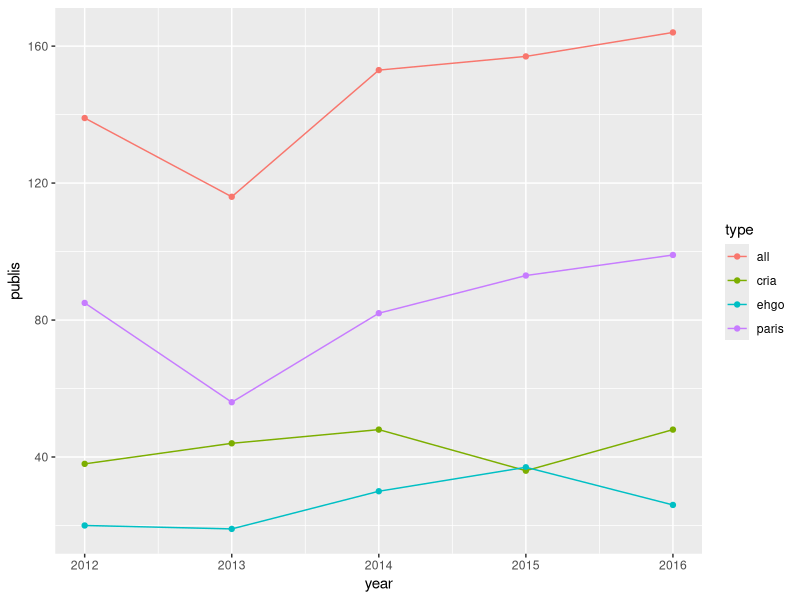
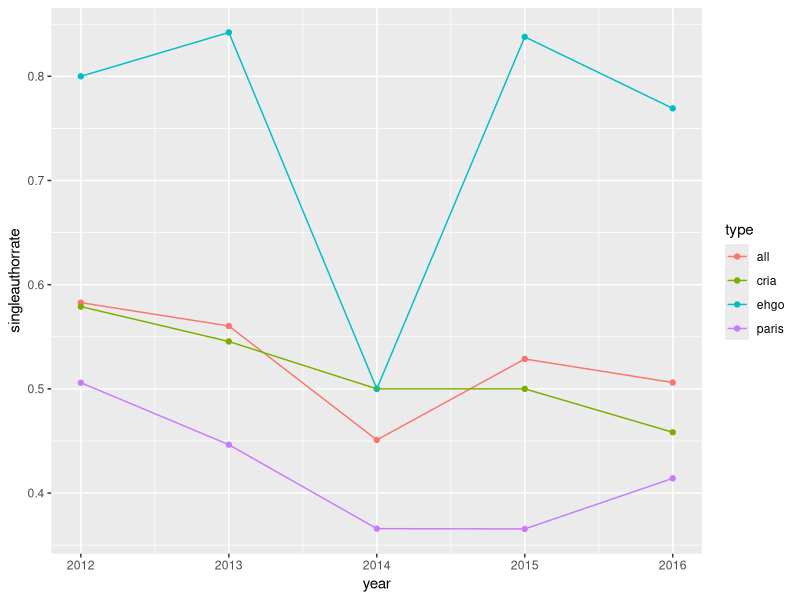
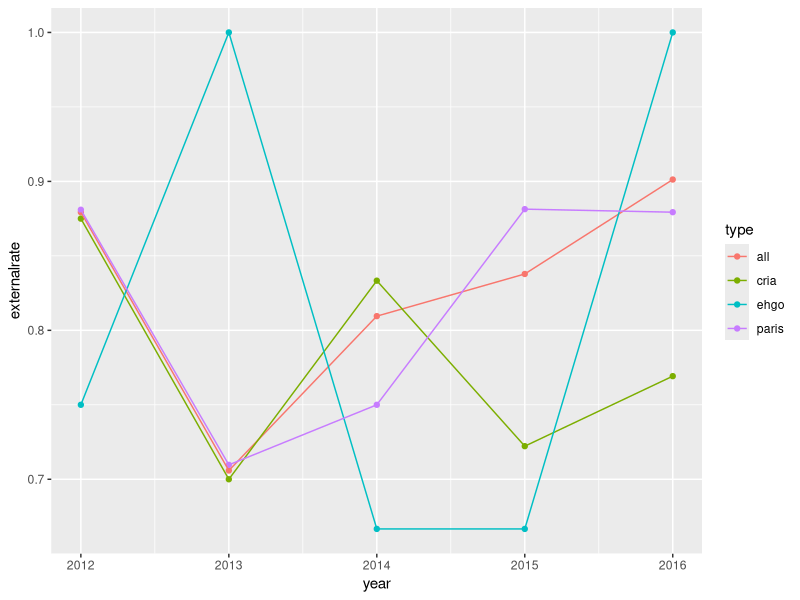
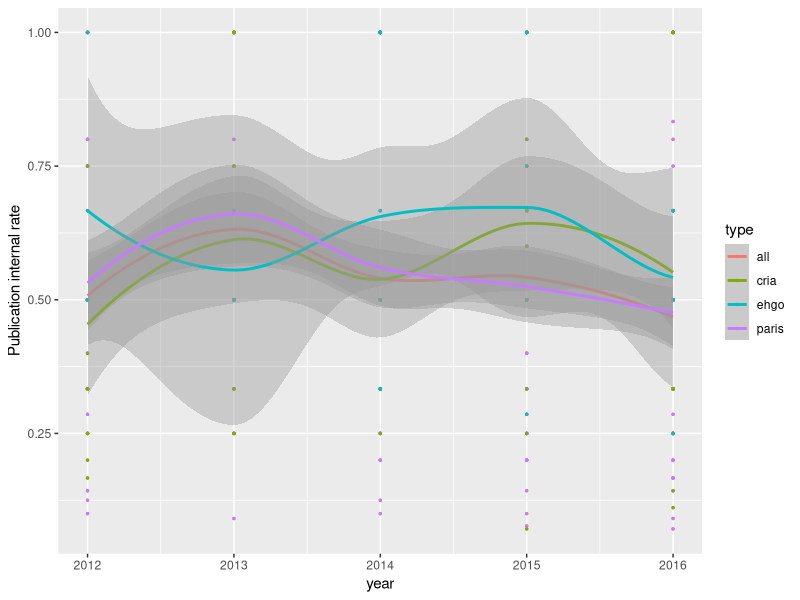
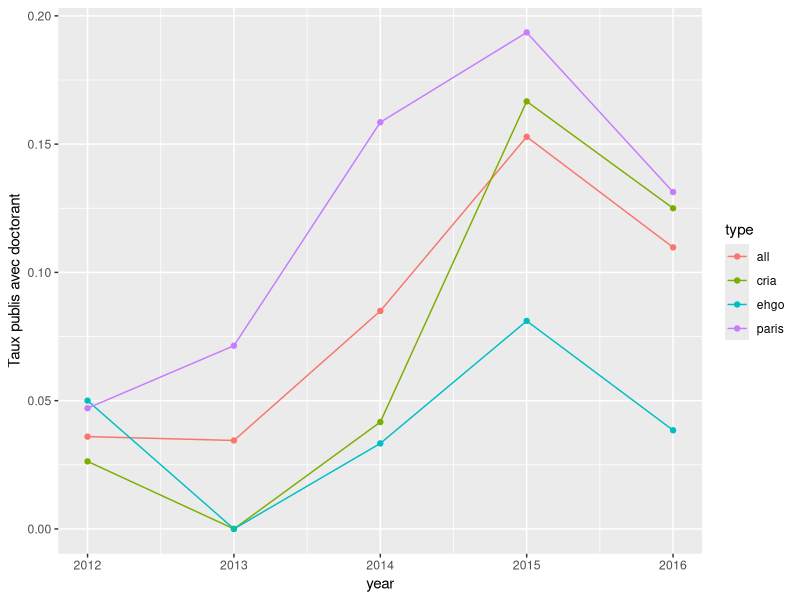
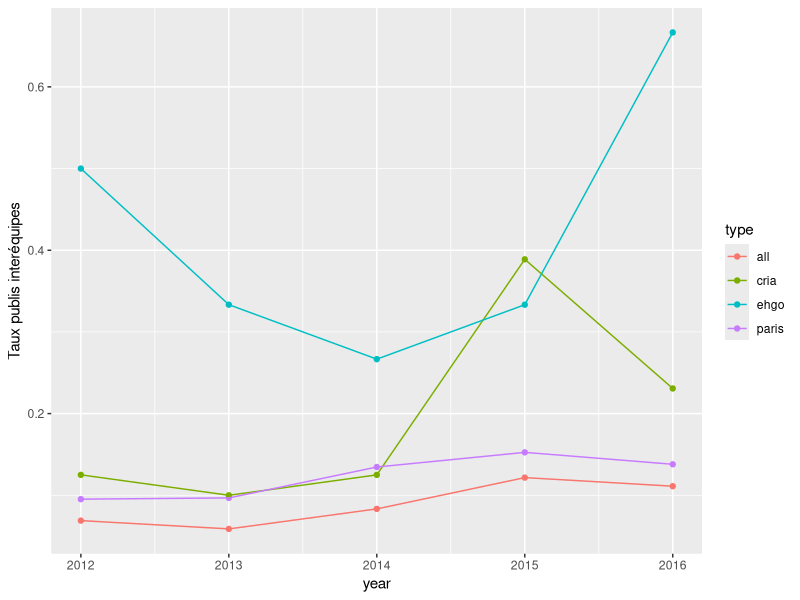
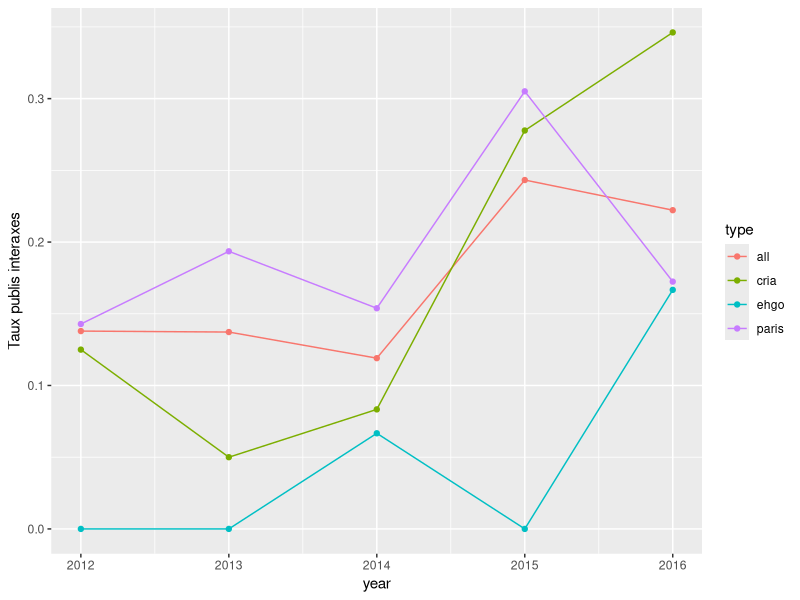

Write the R code that produced these figures, in order.

# simplified analysis

# load data


library(dplyr)
library(ggplot2)

setwd(paste0(Sys.getenv('CS_HOME'),'/Misc/AnalyseGeocites/Models'))


# authors
authors <- as.tbl(read.csv('data/authors_desamb.csv',sep=";",stringsAsFactors = FALSE))
# publications
publis <- as.tbl(read.csv('data/publications.csv',sep=";",stringsAsFactors = FALSE))
# authorship
authorship <- as.tbl(read.csv('data/authorship.csv',sep=";",stringsAsFactors = FALSE))
authorship = authorship[sapply(authorship$AuteurDesamb,nchar)>0,]

publitypes = c("article_revue","article","ouvrage","chapitre","proceedings","actes_congres_national")
years = 2012:2016

publis = publis[publis$typepubli%in%publitypes,]

# nbr publis
nrow(publis)

team_authorship = left_join(authorship,authors,by=c('AuteurDesamb'='NOM'))
team_authorship$EQUIPE[is.na(team_authorship$EQUIPE)]="EXT"
team_authorship = team_authorship[team_authorship$id_article%in%publis$id&team_authorship$EQUIPE!=""&team_authorship$id_article!=6522,] # 6522 : side effect of removing desjardins ; only one with one ext left alone.
# multi team ?
#duplicated(team_authorship[,1:2])
byteam = team_authorship%>%group_by(id_article)%>%
  summarise(paris=as.numeric(sum(as.numeric("P.A.R.I.S"%in%EQUIPE))>0),
            cria=as.numeric(sum(as.numeric("C.R.I.A"%in%EQUIPE))>0),
            ehgo=as.numeric(sum(as.numeric("E.H.GO"%in%EQUIPE))>0),
            internonly=as.numeric(prod(as.numeric(AuteurDesamb%in%authors$NOM))==1),
            nbauthorsintern = sum(as.numeric(AuteurDesamb%in%authors$NOM)),
            nbauthors = n(),
            nbequipes = length(unique(EQUIPE[EQUIPE!="EXT"])), # ! remove NAs !
            withDoctorant = as.numeric(1%in%STATUT)
            )

# add nb axes
nbaxes = sapply(publis$axe, function(s){length(strsplit(s,split=',')[[1]])})
publis$nbaxes=nbaxes
byteam=left_join(byteam,publis[,c(1,4,9)],by=c('id_article'='id'))


# count by teams
nrow(byteam)
sum(byteam$paris)
sum(byteam$cria)
sum(byteam$ehgo)

# same by year
counts = c();cyears=c();types=c()
for(year in years){
  counts=append(counts,length(which(byteam$year==year)));types=append(types,'all');cyears=append(cyears,year)
  counts=append(counts,length(which(byteam$year==year&byteam$paris>0)));types=append(types,'paris');cyears=append(cyears,year)
  counts=append(counts,length(which(byteam$year==year&byteam$cria>0)));types=append(types,'cria');cyears=append(cyears,year)
  counts=append(counts,length(which(byteam$year==year&byteam$ehgo>0)));types=append(types,'ehgo');cyears=append(cyears,year)
}
ggplot(data.frame(publis=counts,year=cyears,type=types),aes(x=year,y=publis,col=type,group=type))+geom_point()+geom_line()



# number of authors
#team_authorship %>% group_by(id_article)%>%summarise(nbauthors = n())
length(which(byteam$nbauthors==1))/nrow(byteam)
length(which(byteam$nbauthors==1&byteam$paris>0))/sum(byteam$paris)
length(which(byteam$nbauthors==1&byteam$cria>0))/sum(byteam$cria)
length(which(byteam$nbauthors==1&byteam$ehgo>0))/sum(byteam$ehgo)

# same by year
counts = c();cyears=c();types=c()
for(year in years){
  counts=append(counts,length(which(byteam$nbauthors==1&byteam$year==year))/length(which(byteam$year==year)));types=append(types,'all');cyears=append(cyears,year)
  counts=append(counts,length(which(byteam$nbauthors==1&byteam$paris>0&byteam$year==year))/sum(byteam$paris[byteam$year==year]));types=append(types,'paris');cyears=append(cyears,year)
  counts=append(counts,length(which(byteam$nbauthors==1&byteam$cria>0&byteam$year==year))/sum(byteam$cria[byteam$year==year]));types=append(types,'cria');cyears=append(cyears,year)
  counts=append(counts,length(which(byteam$nbauthors==1&byteam$ehgo>0&byteam$year==year))/sum(byteam$ehgo[byteam$year==year]));types=append(types,'ehgo');cyears=append(cyears,year)
}
ggplot(data.frame(singleauthorrate=counts,year=cyears,type=types),aes(x=year,y=singleauthorrate,col=type,group=type))+geom_point()+geom_line()




# intern - extern
#authorship$AuteurDesamb%in%authors$NOM
length(which(byteam$internonly!=1))/length(which(byteam$nbauthors>1))
length(which(byteam$internonly!=1&byteam$paris>0))/length(which(byteam$nbauthors>1&byteam$paris>0))
length(which(byteam$internonly!=1&byteam$cria>0))/length(which(byteam$nbauthors>1&byteam$cria>0))
length(which(byteam$internonly!=1&byteam$ehgo>0))/length(which(byteam$nbauthors>1&byteam$ehgo>0))


counts = c();cyears=c();types=c()
for(year in years){
  counts=append(counts,length(which(byteam$internonly!=1&byteam$year==year))/length(which(byteam$nbauthors>1&byteam$year==year)));types=append(types,'all');cyears=append(cyears,year)
  counts=append(counts,length(which(byteam$internonly!=1&byteam$paris>0&byteam$year==year))/length(which(byteam$nbauthors>1&byteam$paris>0&byteam$year==year))
);types=append(types,'paris');cyears=append(cyears,year)
  counts=append(counts,length(which(byteam$internonly!=1&byteam$cria>0&byteam$year==year))/length(which(byteam$nbauthors>1&byteam$cria>0&byteam$year==year))
);types=append(types,'cria');cyears=append(cyears,year)
  counts=append(counts,length(which(byteam$internonly!=1&byteam$ehgo>0&byteam$year==year))/length(which(byteam$nbauthors>1&byteam$ehgo>0&byteam$year==year))
);types=append(types,'ehgo');cyears=append(cyears,year)
}
ggplot(data.frame(externalrate=counts,year=cyears,type=types),aes(x=year,y=externalrate,col=type,group=type))+geom_point()+geom_line()
# NOTE : for ehgo in 2013, 3 publis only with nbauthors > 1


# rate intern / nbauthors

rateall = byteam$nbauthorsintern[byteam$nbauthors>1]/byteam$nbauthors[byteam$nbauthors>1]
mean(rateall)
sd(rateall)

rateparis = byteam$nbauthorsintern[byteam$nbauthors>1&byteam$paris>0]/byteam$nbauthors[byteam$nbauthors>1&byteam$paris>0]
mean(rateparis)
sd(rateparis)

ratecria = byteam$nbauthorsintern[byteam$nbauthors>1&byteam$cria>0]/byteam$nbauthors[byteam$nbauthors>1&byteam$cria>0]
mean(ratecria)
sd(ratecria)

ratehgo = byteam$nbauthorsintern[byteam$nbauthors>1&byteam$ehgo>0]/byteam$nbauthors[byteam$nbauthors>1&byteam$ehgo>0]
mean(ratehgo)
sd(ratehgo)



rates = c();cyears=c();types=c()
for(year in years){
  allrows=byteam$nbauthors>1&byteam$year==year
  rates=append(rates,byteam$nbauthorsintern[allrows]/byteam$nbauthors[allrows]);types=append(types,rep('all',length(which(allrows))));cyears=append(cyears,rep(year,length(which(allrows))))
  parisrows=byteam$nbauthors>1&byteam$year==year&byteam$paris>0
  rates=append(rates,byteam$nbauthorsintern[parisrows]/byteam$nbauthors[parisrows]);types=append(types,rep('paris',length(which(parisrows))));cyears=append(cyears,rep(year,length(which(parisrows))))
  criarows=byteam$nbauthors>1&byteam$year==year&byteam$cria>0
  rates=append(rates,byteam$nbauthorsintern[criarows]/byteam$nbauthors[criarows]);types=append(types,rep('cria',length(which(criarows))));cyears=append(cyears,rep(year,length(which(criarows))))
  ehgorows=byteam$nbauthors>1&byteam$year==year&byteam$ehgo>0
  rates=append(rates,byteam$nbauthorsintern[ehgorows]/byteam$nbauthors[ehgorows]);types=append(types,rep('ehgo',length(which(ehgorows))));cyears=append(cyears,rep(year,length(which(ehgorows))))
}
ggplot(data.frame(publiinternrate=rates,year=cyears,type=types),aes(x=year,y=publiinternrate,color=type))+geom_point(size=0.5)+stat_smooth()+ylab("Publication internal rate")



####
# proportion avec doctorants

length(which(byteam$withDoctorant==1))/nrow(byteam)
length(which(byteam$withDoctorant==1&byteam$paris>0))/sum(byteam$paris)
length(which(byteam$withDoctorant==1&byteam$cria>0))/sum(byteam$cria)
length(which(byteam$withDoctorant==1&byteam$ehgo>0))/sum(byteam$ehgo)

# doctorants seuls
length(which(byteam$withDoctorant==1&byteam$nbauthors==1))/nrow(byteam)
length(which(byteam$withDoctorant==1&byteam$paris>0&byteam$nbauthors==1))/sum(byteam$paris)
length(which(byteam$withDoctorant==1&byteam$cria>0&byteam$nbauthors==1))/sum(byteam$cria)
length(which(byteam$withDoctorant==1&byteam$ehgo>0&byteam$nbauthors==1))/sum(byteam$ehgo)


counts= c();cyears=c();types=c()
for(year in years){
  counts=append(counts,length(which(byteam$withDoctorant==1&byteam$year==year))/length(which(byteam$year==year)));types=append(types,'all');cyears=append(cyears,year)
  counts=append(counts,length(which(byteam$withDoctorant==1&byteam$paris>0&byteam$year==year))/sum(byteam$paris[byteam$year==year]));types=append(types,'paris');cyears=append(cyears,year)
  counts=append(counts,length(which(byteam$withDoctorant==1&byteam$cria>0&byteam$year==year))/sum(byteam$cria[byteam$year==year]));types=append(types,'cria');cyears=append(cyears,year)
  counts=append(counts,length(which(byteam$withDoctorant==1&byteam$ehgo>0&byteam$year==year))/sum(byteam$ehgo[byteam$year==year]));types=append(types,'ehgo');cyears=append(cyears,year)
}
ggplot(data.frame(withdoctorantrate=counts,year=cyears,type=types),aes(x=year,y=withdoctorantrate,col=type,group=type))+geom_point()+geom_line()+ylab("Taux publis avec doctorant")

# effectif de doctorants par equipes
length(which(authors$STATUT==1))
length(which(authors$STATUT==1))/length(which(authors$MEMBRE==1))

length(which(authors$STATUT==1&authors$EQUIPE=="P.A.R.I.S"))
length(which(authors$STATUT==1&authors$EQUIPE=="P.A.R.I.S"))/length(which(authors$MEMBRE==1&authors$EQUIPE=="P.A.R.I.S"))
length(which(authors$STATUT==1&authors$EQUIPE=="C.R.I.A"))
length(which(authors$STATUT==1&authors$EQUIPE=="C.R.I.A"))/length(which(authors$MEMBRE==1&authors$EQUIPE=="C.R.I.A"))
length(which(authors$STATUT==1&authors$EQUIPE=="E.H.GO"))
length(which(authors$STATUT==1&authors$EQUIPE=="E.H.GO"))/length(which(authors$MEMBRE==1&authors$EQUIPE=="E.H.GO"))



####

# prop interequipes
length(which(byteam$nbequipes>1&byteam$nbauthors>1))/length(which(byteam$nbauthors>1))
#byteam[byteam$nbequipes==3,]
#data.frame(publis[publis$id==7216,])

length(which(byteam$nbequipes>1&byteam$nbauthors>1&byteam$paris>0))/length(which(byteam$nbauthors>1&byteam$paris>0))
length(which(byteam$nbequipes>1&byteam$nbauthors>1&byteam$cria>0))/length(which(byteam$nbauthors>1&byteam$cria>0))
length(which(byteam$nbequipes>1&byteam$nbauthors>1&byteam$ehgo>0))/length(which(byteam$nbauthors>1&byteam$ehgo>0))

# paris \inter cria length(which(byteam$nbauthors>1&byteam$paris>0&byteam$cria>0))
# paris \inter ehgo length(which(byteam$nbauthors>1&byteam$paris>0&byteam$ehgo>0))
# cria \inter ehgo length(which(byteam$nbauthors>1&byteam$cria>0&byteam$ehgo>0))
#length(which(byteam$nbequipes==1&byteam$nbauthors>1&byteam$paris>0))+
#  length(which(byteam$nbequipes==1&byteam$nbauthors>1&byteam$cria>0))+
#  length(which(byteam$nbequipes==1&byteam$nbauthors>1&byteam$ehgo>0))+
#  length(which(byteam$nbauthors>1&byteam$paris>0&byteam$cria>0))+
#  length(which(byteam$nbauthors>1&byteam$paris>0&byteam$ehgo>0))+
#  length(which(byteam$nbauthors>1&byteam$cria>0&byteam$ehgo>0))
#length(which(byteam$nbequipes==2&byteam$nbauthors>1&byteam$paris>0))
#length(which(byteam$nbauthors>1&byteam$paris>0))
#which(byteam$paris+byteam$cria+byteam$ehgo==0)


counts = c();cyears=c();types=c()
for(year in years){
  counts=append(counts,length(which(byteam$nbequipes>1&byteam$nbauthors>1&byteam$year==year))/length(which(byteam$nbauthors>1&byteam$year==year)));types=append(types,'all');cyears=append(cyears,year)
  counts=append(counts,length(which(byteam$nbequipes>1&byteam$nbauthors>1&byteam$paris>0&byteam$year==year))/length(which(byteam$nbauthors>1&byteam$paris>0&byteam$year==year))
);types=append(types,'paris');cyears=append(cyears,year)
  counts=append(counts,length(which(byteam$nbequipes>1&byteam$nbauthors>1&byteam$cria>0&byteam$year==year))/length(which(byteam$nbauthors>1&byteam$cria>0&byteam$year==year))
);types=append(types,'cria');cyears=append(cyears,year)
  counts=append(counts,length(which(byteam$nbequipes>1&byteam$nbauthors>1&byteam$ehgo>0&byteam$year==year))/length(which(byteam$nbauthors>1&byteam$ehgo>0&byteam$year==year))
);types=append(types,'ehgo');cyears=append(cyears,year)
}
ggplot(data.frame(interteam=counts,year=cyears,type=types),aes(x=year,y=interteam,col=type,group=type))+geom_point()+geom_line()+ylab("Taux publis interéquipes")




# prop interaxes
length(which(byteam$nbaxes>1&byteam$nbauthors>1))/length(which(byteam$nbauthors>1))

length(which(byteam$nbaxes>1&byteam$nbauthors>1&byteam$paris>0))/length(which(byteam$nbauthors>1&byteam$paris>0))
length(which(byteam$nbaxes>1&byteam$nbauthors>1&byteam$cria>0))/length(which(byteam$nbauthors>1&byteam$cria>0))
length(which(byteam$nbaxes>1&byteam$nbauthors>1&byteam$ehgo>0))/length(which(byteam$nbauthors>1&byteam$ehgo>0))

counts = c();cyears=c();types=c()
for(year in years){
  counts=append(counts,length(which(byteam$nbaxes>1&byteam$nbauthors>1&byteam$year==year))/length(which(byteam$nbauthors>1&byteam$year==year)));types=append(types,'all');cyears=append(cyears,year)
  counts=append(counts,length(which(byteam$nbaxes>1&byteam$nbauthors>1&byteam$paris>0&byteam$year==year))/length(which(byteam$nbauthors>1&byteam$paris>0&byteam$year==year))
  );types=append(types,'paris');cyears=append(cyears,year)
  counts=append(counts,length(which(byteam$nbaxes>1&byteam$nbauthors>1&byteam$cria>0&byteam$year==year))/length(which(byteam$nbauthors>1&byteam$cria>0&byteam$year==year))
  );types=append(types,'cria');cyears=append(cyears,year)
  counts=append(counts,length(which(byteam$nbaxes>1&byteam$nbauthors>1&byteam$ehgo>0&byteam$year==year))/length(which(byteam$nbauthors>1&byteam$ehgo>0&byteam$year==year))
  );types=append(types,'ehgo');cyears=append(cyears,year)
}
ggplot(data.frame(interaxe=counts,year=cyears,type=types),aes(x=year,y=interaxe,col=type,group=type))+geom_point()+geom_line()+ylab("Taux publis interaxes")



